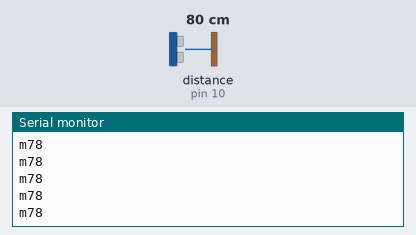
Bench run of a sketch on a simulated Arduino Uno, built with avr-gcc and run on an emulated ATmega328P. Shown: the last lines printed to the serial monitor. Wiring (inferred from the names in the program): ultrasonic range finder: trigger pin 9; echo pin 10. The test bench sets the inputs (shaded band); at power-on: distance to the obstacle (sensor on pin 10) 80 cm. The echo pulse lasts 58.3 µs per cm.

Above: at 1.2 s.
1.3 s: distance to the obstacle (sensor on pin 10) set to 2 cm
At 1.8 s:
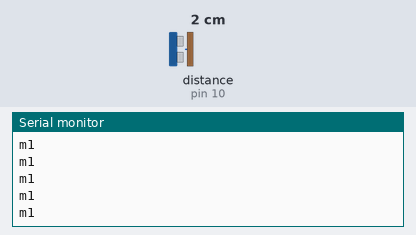
2.8 s: distance to the obstacle (sensor on pin 10) set to 4 cm
At 3.3 s:
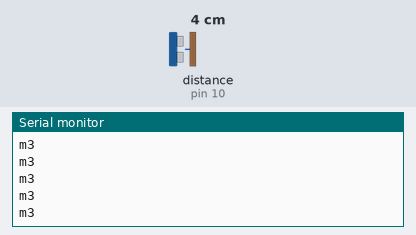
Timing chart, 0 to 5.8 s (numbered marks = the images above; inputs shaded):
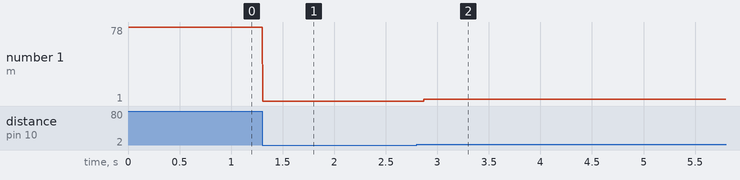

The sketch:

Ultrasonic.ino
```cpp
// defines pins numbers
int trig = 9;
int echo = 10;
// defines variables
long duration;
int distance;
void setup() {
pinMode(trig, OUTPUT); // Sets the trigPin as an Output
pinMode(echo, INPUT); // Sets the echoPin as an Input
Serial.begin(9600); // Starts the serial communication
}
void loop() {
// Clears the trigPin
digitalWrite(trig, LOW); //Set it to low in case its high
delayMicroseconds(2); //Give some time to stabalize
// Sets the trigPin on HIGH state for 10 micro seconds
digitalWrite(trig, HIGH);
delayMicroseconds(10);//Wait 10 Microseconds
digitalWrite(trig, LOW); //Set it to low
// Reads the echoPin, returns the sound wave travel time in microseconds
duration = pulseIn(echo, HIGH); //Get the duration of pulse
// Calculating the distance
distance= duration*0.034/2;
// Prints the distance on the Serial Monitor

Serial.println(distance);
Serial.print("m");
}
```

Measured:
- after the input at 1.3 s, the serial monitor: prints a new line at once (image 1)
- after the input at 2.8 s, the serial monitor: prints a new line after 0.07 s (image 2)
- plotted number 1: 78 → 1 after the input at 1.3 s, 1 → 3 after the input at 2.8 s
